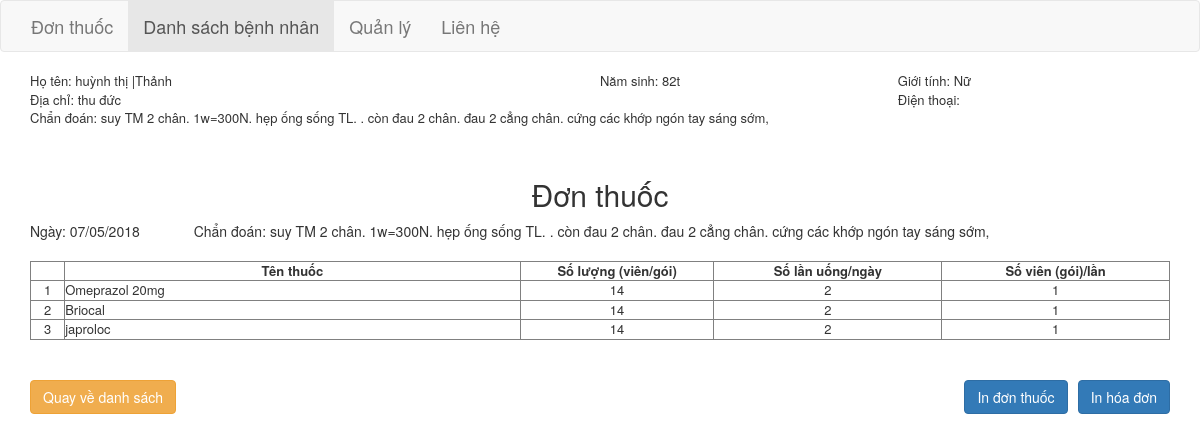
The app's page /patient/view/4452 with its own data.
### tables this page shows
CREATE TABLE "patient" (
	`id`	INTEGER NOT NULL PRIMARY KEY AUTOINCREMENT UNIQUE,
	`name`	TEXT NOT NULL,
	`dob`	INTEGER,
	`gender`	TEXT NOT NULL,
	`phone`	TEXT,
	`address`	TEXT,
	`note`	TEXT,
	`date_created`	NUMERIC,
	`date_updated`	NUMERIC
);

CREATE TABLE "diagnostic" (
	`id`	INTEGER NOT NULL PRIMARY KEY AUTOINCREMENT UNIQUE,
	`patient_id`	INTEGER NOT NULL,
	`diagnostic`	TEXT NOT NULL,
	`note`	TEXT,
	`date_created`	NUMERIC
);

CREATE TABLE "drug" (
	"id"	INTEGER NOT NULL PRIMARY KEY AUTOINCREMENT UNIQUE,
	"name"	TEXT NOT NULL,
	"unit"	TEXT NOT NULL,
	"price"	INTEGER NOT NULL,
	"note"	TEXT,
	"date_created"	NUMERIC,
	"date_updated"	NUMERIC,
	"in_price"	INTEGER
);

### application/core/MY_Controller.php (called while the page is built, shortened)
<?php
class My_Controller extends CI_Controller
{
    public $layout = 'layout/main';
    public function loadModel($listModel = array())
    {
        foreach($listModel as $model) {
            $this->load->model($model);
        }
    }
    public function render($link, $data = null)
    {
        $this->load->view($this->layout, array(
            'content' => array(
                'link' => $link,
                'data' => $data,
            )
        ));
    }
}

### application/controllers/Patient.php (called while the page is built, shortened)
<?php
class Patient extends My_Controller {
    public function view($id)
    {
        $patient = $this->patient_model->findOne(array('id' => $id));
        $diagnostic = $this->diagnostic_model->findOne(array('patient_id' => $patient->id));
        $prescription = $this->prescription_model->findAll(array('diagnostic_id' => $diagnostic->id));
        $this->render('patient/view', array('patient' => $patient, 'diagnostic' => $diagnostic, 'prescription' => $prescription));
    }
}

### index.php (called while the page is built, shortened)
<?php
require_once BASEPATH.'core/CodeIgniter.php';

### application/core/MY_Model.php (called while the page is built, shortened)
<?php
class MY_Model extends CI_Model
{
    private $tbl_name = "";
    public function set_table_name($tbl_name)
    {
        $this->tbl_name = $tbl_name;
    }
    public function findOne($condition = array())
    {
        $res = $this->db->get_where($this->tbl_name, $condition)->result();
        if ($res) {
            return $res[0];
        }
        return null;
    }
    public function findAll($condition = array())
    {
        $this->db->order_by('id', 'DESC');
        return $this->db->get_where($this->tbl_name, $condition)->result();
    }
}

### application/views/patient/info.php (the view)
<table width="100%" border="0" style="font-size: 13px;">
    <tr>
        <td width="50%">Họ tên: <?php echo isset($patient->name) ? $patient->name : ''; ?></td>
        <td>Năm sinh: <?php echo isset($patient->dob) ? $patient->dob : ''; ?></td>
        <td>Giới tính: <?php echo isset($patient->gender) ? $patient->gender : ''; ?></td>
    </tr>
    <tr>
        <td colspan="2">Địa chỉ: <?php echo isset($patient->address) ? $patient->address : ''; ?></td>
        <td>Điện thoại: <?php echo isset($patient->phone) ? $patient->phone : ''; ?></td>
    </tr>
    <tr>
        <td colspan="3">Chẩn đoán: <?php echo isset($diagnostic->diagnostic) ? $diagnostic->diagnostic : ''; ?></td>
    </tr>
    <tr style="height: 30px">
        <td colspan="3"></td>
    </tr>
</table>

### application/views/patient/view.php (shortened to what this page needs)
<?php
$this->load->view('patient/info'); ?>
<h2 style="text-align: center">Đơn thuốc</h2>
<div>Ngày: <?php echo date("d/m/Y", strtotime($diagnostic->date_created)); ?>
    <span style="margin-left: 50px">Chẩn đoán: <?php echo $diagnostic->diagnostic; ?></span>
</div>
<br>
<?php
$this->load->view('prescription/prescription'); ?>
<br><br>
<a href="/patient/index" class="btn btn-warning" id="back">Quay về danh sách</a>
<button type="button" class="btn btn-primary pull-right btn-print-bill-view" id="print_bill" onclick="printBill()">In hóa đơn</button>
<button type="button" class="btn btn-primary pull-right" id="print_prescription" onclick="printPrescription()">In đơn thuốc</button>

### application/views/prescription/prescription.php
<table width="100%" border="1" style="text-align: center; font-size: 13px;">
    <tr>
        <th width="3%"></th>
        <th width="40%" style="text-align: center;">Tên thuốc</th>
        <th width="17%" style="text-align: center;">Số lượng (viên/gói)</th>
        <th width="20%" style="text-align: center;">Số lần uống/ngày</th>
        <th width="20%" style="text-align: center;">Số viên (gói)/lần</th>
    </tr>
    <?php
    $index = 1;
    foreach ($prescription as $item) {
        $drug = $this->drug_model->findOne(array('id' => $item->drug_id));
        if (isset($drug->name) && !empty($drug->name)) { ?>
        <tr>
            <td width="3%"><?php echo $index; ?></td>
            <td width="40%" align="left"><?php echo $drug->name; ?></td>
            <td width="17%"><?php echo $item->quantity; ?></td>
            <td width="20%"><?php echo $item->time_in_day; ?></td>
            <td width="20%"><?php echo $item->unit_in_time; ?></td>
        </tr>
    <?php }
        $index++;
    } ?>
</table>

### css/style.css (style rules this page uses)
.btn-print-bill-view { margin-left: 10px; }

### records on screen
patient: name "huỳnh thị |Thảnh", dob "82t", gender "Nữ", address "thu đức"
diagnostic: diagnostic "suy TM 2 chân. 1w=300N. hẹp ống sống TL. . còn đau 2 chân. đau 2 cẳng chân. cứng các khớp ngón tay sáng sớm,", date_created "07/05/2018"
drug: name "Omeprazol 20mg"
drug: name "Briocal"
drug: name "japroloc"

### other values on screen
$item->quantity "14"
$item->time_in_day "2"
$item->unit_in_time "1"
